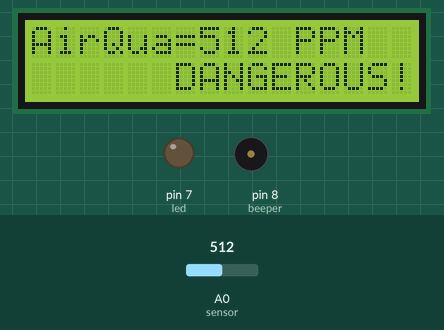
Recording of a sketch running on a simulated Arduino Uno, built with avr-gcc and run on an emulated ATmega328P. Shown: 16×2 character LCD, output pins drawn as LEDs (lit = HIGH), buzzer (waves = sounding, pin HIGH). The test bench sets the inputs (shaded band); at power-on: A0 (sensor) = 512. What the sketch prints to the serial monitor is not drawn.

Above: at 1.2 s.
1.3 s: A0 (sensor) set to 290
At 2.0 s:
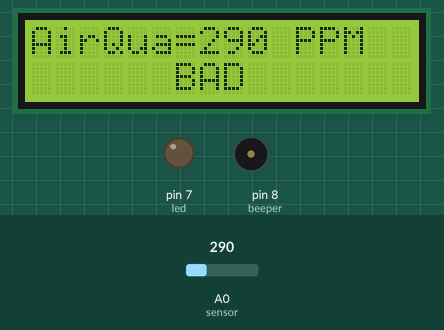
3.0 s: A0 (sensor) set to 242
At 4.2 s:
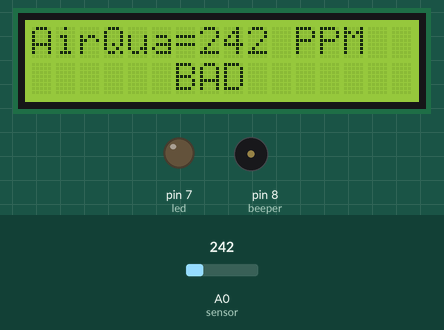
5.1 s: A0 (sensor) set to 216
At 6.4 s:
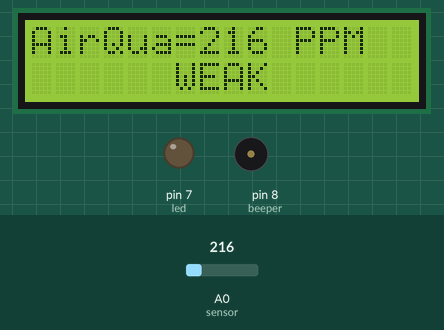
7.1 s: A0 (sensor) set to 192
At 8.7 s:
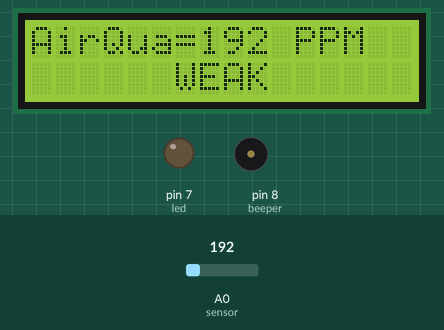
9.1 s: A0 (sensor) set to 166
At 10.9 s:
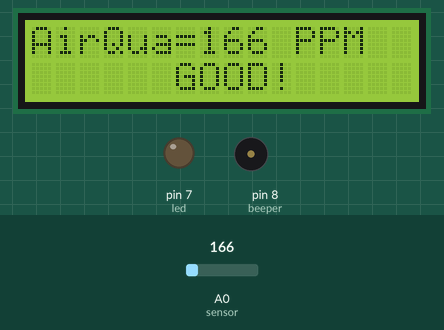
Timing chart, 0 to 12.1 s (numbered marks = the images above; inputs shaded):
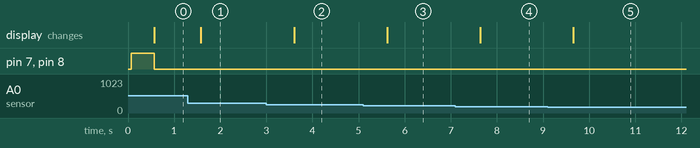

The sketch:

alcohol_concentration_detection.ino
```cpp
#include <LiquidCrystal.h>                //LCD Library
#define beeper    8                       //beeper on Digital 8
#define led       7                       //LED on Digital 7
#define sensor    A0                      //sensor on Analog 0

LiquidCrystal lcd(12, 11, 5, 4, 3, 2);    //Create instance of LCD

int gasLevel;                         //int variable for gas level
String quality ;

void setup()
{
  lcd.begin(16, 2);                       //initial LCD setup
  Serial.begin(9600);                     //start serial comms
  pinMode(beeper,OUTPUT);                 //set beeper for output
  pinMode(led,OUTPUT);                    //set LED for output
  pinMode(sensor,INPUT);                  //set sensor for input
}

void loop()
{
  lcd.setCursor(0,0);
  lcd.print("                   ");
  lcd.setCursor(0,1);
  lcd.print("                   ");
  gasLevel = analogRead(0);       // read analog input pin 0

  gasLevel = analogRead(sensor);
  if(gasLevel<175)
  {
    quality = "GOOD!";
  }
  else if (gasLevel >175 && gasLevel<225)
  {
    quality = "WEAK";
  }
  else if (gasLevel >225 && gasLevel<300)
  {
    quality = "BAD";
  }
  else if (gasLevel >300)
  {
    quality = "DANGEROUS!";
    digitalWrite(beeper,HIGH);
    digitalWrite(led,HIGH);
    delay(500);
    digitalWrite(led,LOW);
    digitalWrite(beeper,LOW);
  }
lcd.setCursor (0,0);
lcd.print("AirQua=");
Serial.print("Alcohol content=");
lcd.print(gasLevel, DEC);               // prints the value read
lcd.println(" PPM");
Serial.print(gasLevel-60, DEC);               // prints the value read
Serial.println(" PPM");
lcd.setCursor(0,1);
lcd.print("      ");
lcd.print(quality);
Serial.print(quality);
delay(1000);
}

/*
  The circuit:
 * LCD RS pin to digital pin 12
 * LCD Enable pin to digital pin 11
 * LCD D4 pin to digital pin 5
 * LCD D5 pin to digital pin 4
 * LCD D6 pin to digital pin 3
 * LCD D7 pin to digital pin 2
 * LCD R/W pin to ground
 * LCD VSS pin to ground
 * LCD VCC pin to 5V
 * 5K pot:
 * ends to +5V and ground
 * wiper to LCD VO pin (pin 3)
*/
```

Measured:
- the behaviour switches between 225 and 224 on A0 (sensor) (found by bisection; images 2 and 3)
- the behaviour switches between 175 and 174 on A0 (sensor) (found by bisection; images 4 and 5)
- after the input at 1.3 s, pin 7 (led), pin 8 (beeper): stays LOW (without the input it goes to HIGH after 0.28 s); the display: changes after 0.28 s (image 1)
- after the input at 3.0 s, the display: changes after 0.60 s (image 2)
- after the input at 5.1 s, the display: changes after 0.52 s (image 3)
- after the input at 7.1 s, the display: changes after 0.54 s (image 4)
- after the input at 9.1 s, the display: changes after 0.56 s (image 5)
